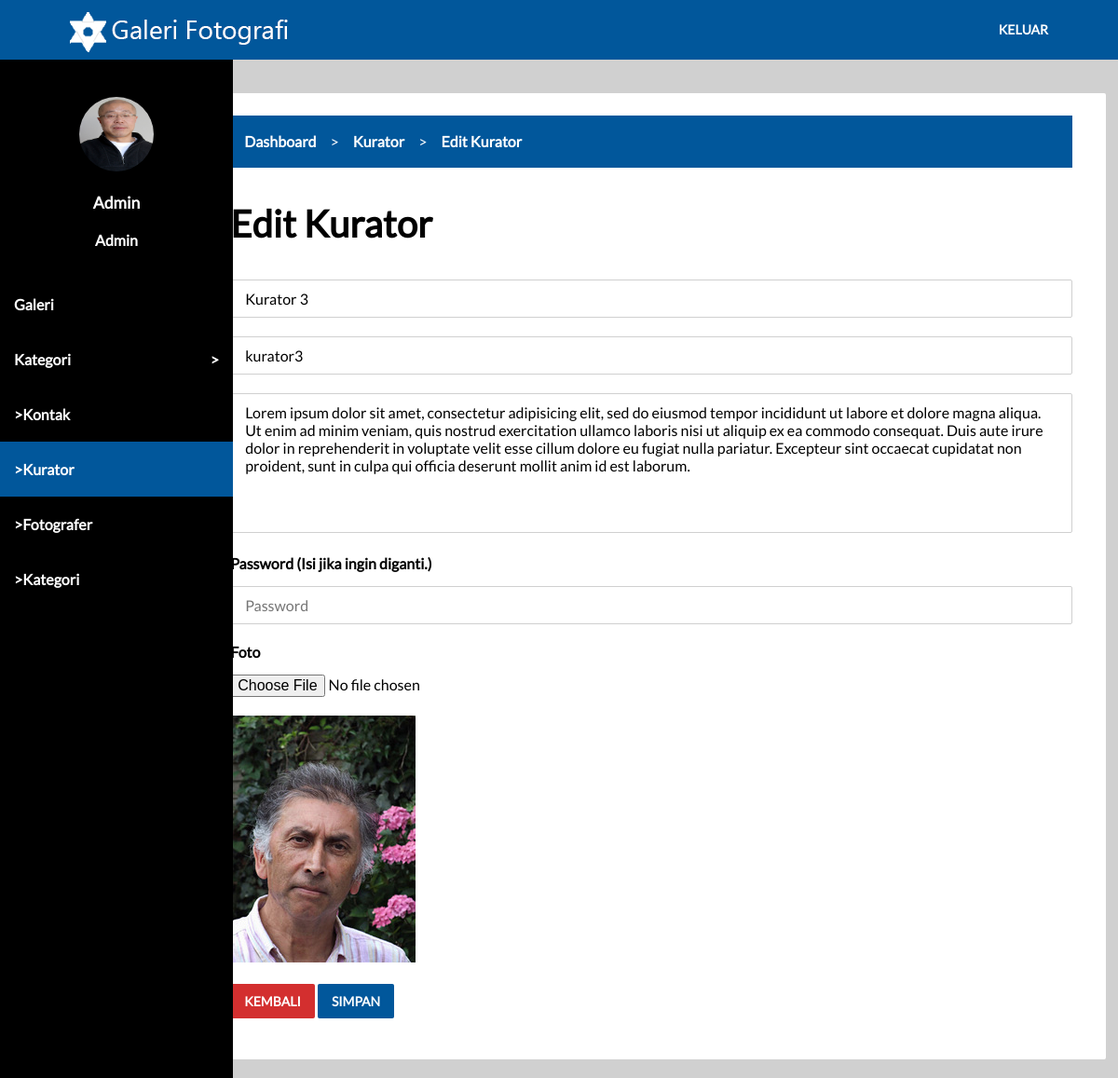
The page /dashboard.php?p=kurator&m=edit&id=3 (signed in) on the database its author committed.
### tables this page shows
CREATE TABLE `roles` (
  `id` int(10) NOT NULL,
  `nama` varchar(255) NOT NULL
);

CREATE TABLE `kurator` (
  `id` int(10) NOT NULL,
  `nama` varchar(255) NOT NULL,
  `foto` varchar(255) NOT NULL,
  `biodata` text NOT NULL,
  `user_id` int(10) NOT NULL
);

CREATE TABLE `users` (
  `id` int(10) NOT NULL,
  `username` varchar(255) NOT NULL,
  `password` varchar(255) NOT NULL,
  `role_id` int(10) NOT NULL
);

### koneksi.php (called while the page is built, shortened)
<?php
$url = $_SERVER['HTTP_HOST'].$_SERVER['REQUEST_URI'];
function get($val)
{
  return isset($_GET[$val])?htmlspecialchars($_GET[$val]):null;
}
function getUrl($val)
{
  global $url;
  return stristr($url,$val);
}
?>

### tampilan/admin/kurator/edit.php (the view, shortened to what this page needs)
<?php
$kurator = $koneksi->prepare('select *from kurator where id = "'.get('id').'"');
$kurator->execute();
$data_kurator = $kurator->fetch(PDO::FETCH_ASSOC);
$kurator_mapping = $koneksi->prepare('select *from users where id = "'.$data_kurator['user_id'].'"');
$kurator_mapping->execute();
$data_kurator_mapping = $kurator_mapping->fetch(PDO::FETCH_ASSOC);
?>
<div class="card-panel">
  <div class="row">
    <div class="col s12">
      <div class="breadcrumb">
        <ul>
          <li><a href="dashboard.php">Dashboard</a></li>
          <li><a href="dashboard.php?p=kurator">Kurator</a></li>
          <li><a href="dashboard.php?p=kurator&m=edit&id=<?php echo $data_kurator['id']; ?>">Edit Kurator</a></li>
        </ul>
      </div>
    </div>
  </div>
  <div class="row">
    <div class="col s12">
      <h2>Edit Kurator</h2>
    </div>
  </div>
  <form action="proses/admin/kurator/update.php" method="post" enctype="multipart/form-data">
    <div class="row">
      <div class="col s12">
        <input type="text" name="nama" placeholder="Nama" class="input" required value="<?php echo $data_kurator['nama']; ?>">
      </div>
    </div>
    <div class="row">
      <div class="col s12">
        <input type="text" name="username" placeholder="Username" class="input" required value="<?php echo $data_kurator_mapping['username']; ?>">
      </div>
    </div>
    <div class="row">
      <div class="col s12">
        <textarea name="biodata" placeholder="Biodata" class="input" required><?php echo $data_kurator['biodata']; ?></textarea>
      </div>
    </div>
    <div class="row">
      <div class="col s12">
        <label>Password (Isi jika ingin diganti.)</label>
        <input type="password" name="password" placeholder="Password" class="input">
      </div>
    </div>
    <div class="row">
      <div class="col s12">
        <label>Foto</label>
        <input type="file" name="foto">
      </div>
    </div>
    <div class="row">
      <div class="col s3">
        <img src="assets/img/users/<?php echo $data_kurator['foto']; ?>" class="responsive-img">
      </div>
    </div>
    <div class="row">
      <div class="col s12">
        <a href="dashboard.php?p=kurator" class="btn red">Kembali</a>
        <button type="submit" class="btn">Simpan</button>
      </div>
    </div>
  </form>
</div>

### side-dashboard.php (shortened to what this page needs)
<aside>
  <div class="aside-profile">
    <div class="row center">
      <div class="col s12">
        <img src="assets/img/users/<?php echo $data_user_mapping['foto']; ?>" class="circle" width="80" height="80">
      </div>
    </div>
    <div class="row center">
      <div class="col s12">
        <a href="javascript:void(0)" class="aside-profile-name"><?php echo $data_user_mapping['nama']; ?></a>
      </div>
    </div>
    <div class="row center">
      <div class="col s12">
        <span class="aside-profile-role"><?php echo $data_role_dash['nama']; ?></span>
      </div>
    </div>
  </div>
  <ul>
    <li><a href="dashboard.php?p=karya">Galeri</a></li>
    <li><a href="javascript:void(0)" id="open-submenu">Kategori</a>
    </li>
    <?php
    if ($data_user['role_id']==1) {
    ?>
    <li><a href="dashboard.php?p=kontak" class="<?php if(getUrl('dashboard.php?p=kontak')==true){echo "active"; } ?>">>Kontak</a></li>
    <li><a href="dashboard.php?p=kurator" class="<?php if(getUrl('dashboard.php?p=kurator')==true){echo "active"; } ?>">>Kurator</a></li>
    <li><a href="dashboard.php?p=fotografer" class="<?php if(getUrl('dashboard.php?p=fotografer')==true){echo "active"; } ?>">>Fotografer</a></li>
    <li><a href="dashboard.php?p=kategori" class="<?php if(getUrl('dashboard.php?p=kategori')==true){echo "active"; } ?>">>Kategori</a></li>
    <?php
    }
    elseif ($data_user['role_id']==2) {
    ?>
    <li><a href="dashboard.php?p=profile" class="<?php if(getUrl('dashboard.php?p=profile')==true){echo "active"; } ?>">><?php echo $data_user_mapping['nama'] ?></a></li>
    <?php
    }
    elseif ($data_user['role_id']==3) {
    ?>
    <li><a href="dashboard.php?p=profile" class="<?php if(getUrl('dashboard.php?p=profile')==true){echo "active"; } ?>"><?php echo $data_user_mapping['nama'] ?></a></li>
    <?php
    }
    ?>
  </ul>
</aside>

### assets/css/main.css (style rules this page uses)
.center { text-align: center; }
.circle { border-radius: 100%; }
ul { list-style-type: none; padding: 0; margin: 0; }
a { text-decoration: none; outline: none; }
body { overflow-x: hidden; margin: 0; padding: 0; font-family: Lato; font-size: 1rem; }
.row { margin-left: auto; margin-right: auto; margin-bottom: 20px; }
.row:after { clear: both; content: ""; display: table; }
.row .col { float: left; min-height: 1px; box-sizing: border-box; padding: 0 .75rem; }
.row .col.s3 { width: 25%; left: auto; right: auto; margin-left: auto; }
.row .col.s12 { width: 100%; left: auto; right: auto; margin-left: auto; }
.card-panel { padding: 24px; overflow: hidden; background-color: #fff; display: block; border-radius: 2px; }
aside { display: block; width: 250px; height: 100%; position: fixed; left: 0; top: 64px; z-index: 99; background-color: #000; }
aside ul li { list-style-type: none; padding: 0; margin: 0; }
aside ul a { display: block; padding: 20px 15px; color:#fff; font-weight: 600; transition: background-color .2s ease-out; }
.grey { background-color: #d0d0d0; }
.btn { cursor: pointer; border-radius: 2px; transition: background-color .2s ease-out; background-color: #01579b; outline: none; border: none; font-family: Lato; text-transform: uppercase; font-size: 14px; padding: 10px 15px; color: #fff; font-weight: 600; }
.red { background-color: #d32f2f; }
textarea { resize: none; min-height: 150px; }
.input,textarea { border-radius: 2px; transition: border .2s ease-out; border:1px solid #d0d0d0; font-family: Lato; font-size: 1rem; width: 100%; box-sizing: border-box; padding: 10px 15px; outline: none; }
.breadcrumb { display: block; width: 100%; background-color: #01579b; }
.breadcrumb ul { height: 56px; line-height: 56px; margin: 0; padding: 0; list-style-type: none; }
.breadcrumb ul li { float: left; }
.breadcrumb ul a { font-weight: 600; color:#fff; font-size: 1rem; padding: 0 15px; }
.breadcrumb ul li:after { content: ">"; color: #fff; }
.breadcrumb ul li:last-child:after { content: ""; }
.responsive-img { max-width: 100%; height: auto; }
.dashboard h2 { margin-top: 1rem; margin-bottom: 1rem; font-size: 2.5rem; }
.aside-profile { padding: 40px 0 10px; }
.aside-profile-name { color:#fff; font-weight: 600; font-size: 1.1rem; }
.aside-profile-role { color: #fff; font-weight: 600; font-size: 1rem; }
label { display: block; font-weight: 600; margin-bottom: 15px; }
input[type=file] { font-family: lato; font-size: 1rem; width: 100%; display: block; }
#open-submenu:after { float: right; content: ">"; }
aside .active { background-color: #01579b; }

### rows shown on the page
roles: nama "Admin"
kurator: nama "Kurator 3", biodata "Lorem ipsum dolor sit amet, consectetur adipisicing elit, sed do eiusmod tempor incididunt ut labore et dolore magna aliqua. Ut enim ad minim veniam, quis nostrud exercitation ullamco laboris nisi ut aliquip ex ea commodo consequat. Duis aute irure dolor in reprehenderit in voluptate velit esse cillum dolore eu fugiat nulla pariatur. Excepteur sint occaecat cupidatat non proident, sunt in culpa qui officia deserunt mollit anim id est laborum.", foto (picture)
users: username "kurator3"

### other values the page prints
$data_user_mapping['nama'] "Admin"
